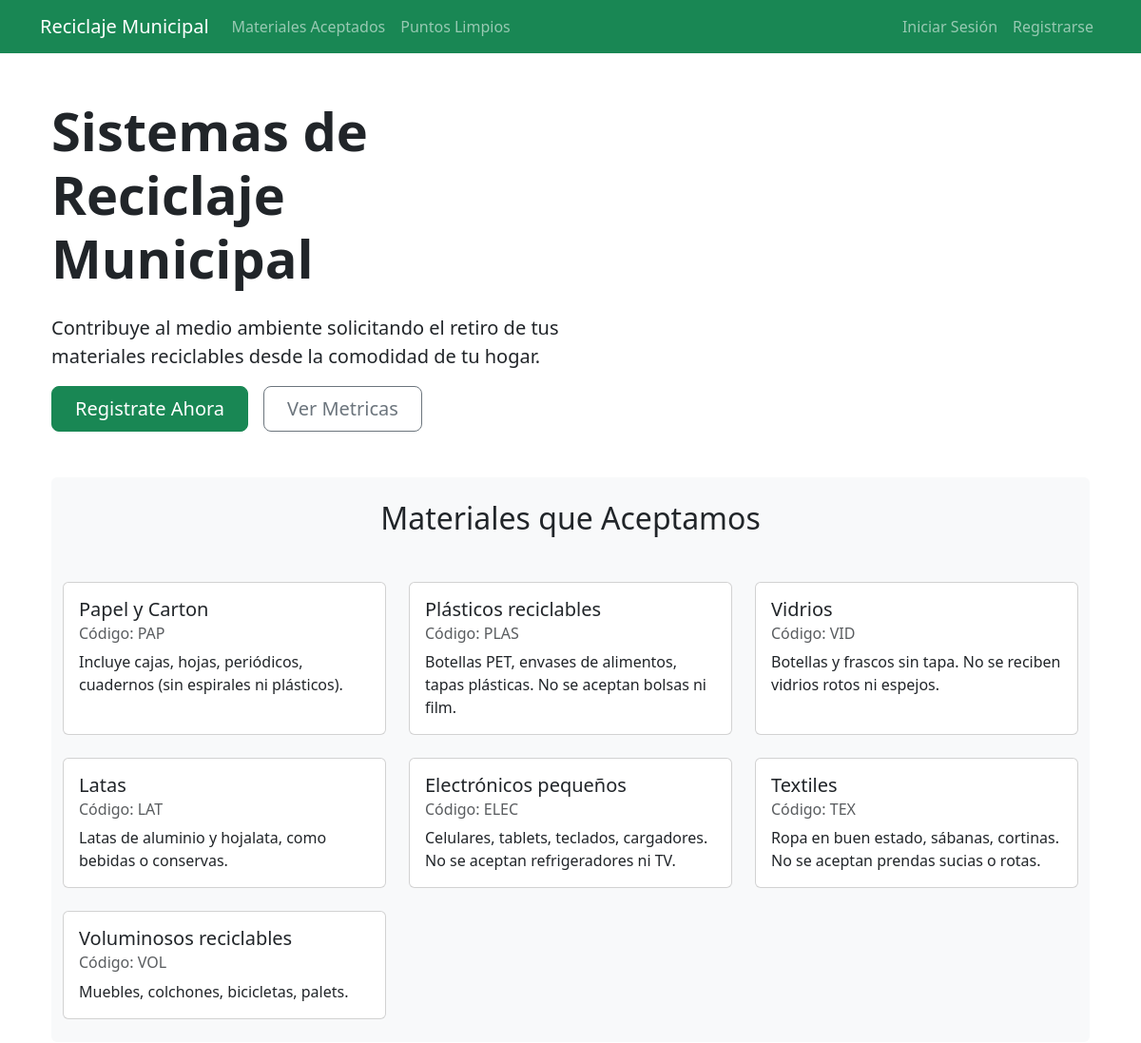
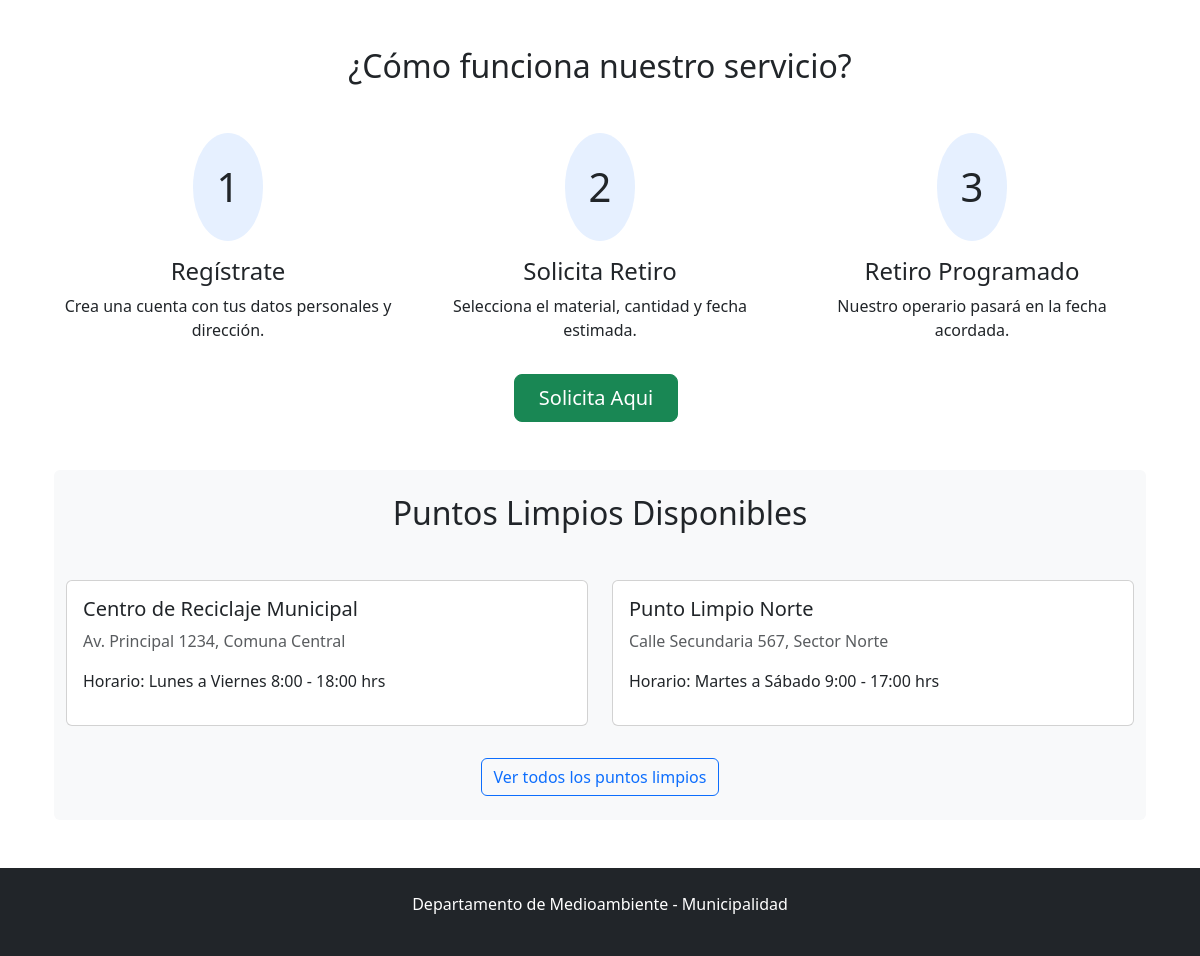
The page / on the database its author committed (2 pictures, top to bottom).
### ecoMuni/models.py (models this page shows, shortened)
class Material(models.Model):
    codigo      = models.CharField(max_length=5, primary_key=True)
    nombre      = models.CharField(max_length=50)
    descripcion = models.TextField()

### ecoMuni/views.py (the view)
# urls.py: 2. Add a URL to urlpatterns:  path('', views.home, name='home')
def home (request):
    materiales = Material.objects.all()
    return render(request, 'home.html', {'materiales': materiales})

### ecoMuni/templates/home.html
{% extends 'base.html' %}
{% load static %}
{% block content %}
<div class="container">
    <div class="row aling-item-center my-5">
        <div class="col-lg-6">
            <h1 class="display-4 fw-bold mb-4">Sistemas de Reciclaje Municipal</h1>
            <p class="lead">Contribuye al medio ambiente solicitando el retiro de tus materiales reciclables desde la comodidad de tu hogar.</p>
            <div class="d-grid gap-2 d-md-flex">
                <a href="{% url 'registro' %}" class="btn btn-success btn-lg px-4 me-md-2">Registrate Ahora</a>
                <a href="{% url 'metricas' %}" class="btn btn-outline-secondary btn-lg px-4">Ver Metricas</a>
            </div>
        </div>
        <div class="col-lg-6">
        </div>
    </div>
    <section class="my-5 py-4 bg-light rounded">
        <div class="container">
            <h2 class="text-center mb-5">Materiales que Aceptamos</h2>
            <div class="row g-4">
                {% for material in materiales %}
                <div class="col-md-4">
                    <div class="card h-100">
                        <div class="card-body">
                            <h5 class="card-title">{{ material.nombre }}</h5>
                            <h6 class="card-subtitle mb-2 text-muted">Código: {{ material.codigo }}</h6>
                            <p class="card-text">{{ material.descripcion }}</p>
                        </div>
                    </div>
                </div>
                {% endfor %}
            </div>
        </div>
    </section>
    <section class="my-5">
        <h2 class="text-center mb-5">¿Cómo funciona nuestro servicio?</h2>
        <div class="row g-4">
            <div class="col-md-4">
                <div class="text-center">
                    <div class="bg-primary bg-opacity-10 rounded-circle p-4 d-inline-block mb-3">
                        <span class="fs-1">1</span>
                    </div>
                    <h4>Regístrate</h4>
                    <p>Crea una cuenta con tus datos personales y dirección.</p>
                </div>
            </div>
            <div class="col-md-4">
                <div class="text-center">
                    <div class="bg-primary bg-opacity-10 rounded-circle p-4 d-inline-block mb-3">
                        <span class="fs-1">2</span>
                    </div>
                    <h4>Solicita Retiro</h4>
                    <p>Selecciona el material, cantidad y fecha estimada.</p>
                </div>
            </div>
            <div class="col-md-4">
                <div class="text-center">
                    <div class="bg-primary bg-opacity-10 rounded-circle p-4 d-inline-block mb-3">
                        <span class="fs-1">3</span>
                    </div>
                    <h4>Retiro Programado</h4>
                    <p>Nuestro operario pasará en la fecha acordada.</p>
                </div>
            </div>
        </div>
        <div class="text-center mt-3">
            {% if user.is_authenticated %}
            <a href="{% url 'nueva_solicitud' %}" class="btn btn-success btn-lg px-4 me-md-2">Solicita Aqui</a>
            {% else %}
            <a href="{% url 'login' %}" class="btn btn-success btn-lg px-4 me-md-2">Solicita Aqui</a>
            {% endif %}
        </div>
    </section>
    <section class="my-5 py-4 bg-light rounded">
        <div class="container">
            <h2 class="text-center mb-5">Puntos Limpios Disponibles</h2>
            <div class="row">
                <div class="col-md-6">
                    <div class="card mb-3">
                        <div class="card-body">
                            <h5>Centro de Reciclaje Municipal</h5>
                            <p class="text-muted">Av. Principal 1234, Comuna Central</p>
                            <p>Horario: Lunes a Viernes 8:00 - 18:00 hrs</p>
                        </div>
                    </div>
                </div>
                <div class="col-md-6">
                    <div class="card mb-3">
                        <div class="card-body">
                            <h5>Punto Limpio Norte</h5>
                            <p class="text-muted">Calle Secundaria 567, Sector Norte</p>
                            <p>Horario: Martes a Sábado 9:00 - 17:00 hrs</p>
                        </div>
                    </div>
                </div>
            </div>
            <div class="text-center mt-3">
                <a href="#" class="btn btn-outline-primary">Ver todos los puntos limpios</a>
            </div>
        </div>
    </section>
</div>
{% endblock %}</div>

### ecoMuni/templates/base.html (shortened to what this page needs)
{% load static %}
<!DOCTYPE html>
<html lang="en">
<head>
    <link href="https://cdn.jsdelivr.net/npm/bootstrap@5.3.0/dist/css/bootstrap.min.css" rel="stylesheet">
</head>
<body>
    {% include 'nav.html' %}
    <div class="container mt-4">
            {% block content %}{% endblock %}
    </div>
     <footer class="bg-dark text-white mt-5 py-4">
        <div class="container text-center">
            <p>Departamento de Medioambiente - Municipalidad</p>
        </div>
    </footer>
</html>

### ecoMuni/templates/nav.html (shortened to what this page needs)
<nav class="navbar navbar-expand-lg navbar-dark bg-success">
        <div class="container">
            <a class="navbar-brand" href="{% url 'home' %}">Reciclaje Municipal</a>
            <div class="collapse navbar-collapse" id="navbarNav">
                <ul class="navbar-nav me-auto">
                    <li class="nav-item">
                        <a class="nav-link" href="{% url 'materiales' %}">Materiales Aceptados</a>
                    </li>
                    <li class="nav-item">
                        <a class="nav-link" href="{% url 'puntos_limpios' %}">Puntos Limpios</a>
                    </li>
                </ul>
                <ul class="navbar-nav">
                    {% if user.is_authenticated %}
                        <li class="nav-item">
                            <a class="nav-link" href="{% url 'perfil_ciudadano' %}">Mi Perfil</a>
                        </li>
                        <li class="nav-item">
                            <a class="nav-link" href="{% url 'home' %}">Cerrar Sesión</a>
                        </li>
                    {% else %}
                        <li class="nav-item">
                            <a class="nav-link" href="{% url 'login' %}">Iniciar Sesión</a>
                        </li>
                        <li class="nav-item">
                            <a class="nav-link" href="{% url 'registro' %}">Registrarse</a>
                        </li>
                    {% endif %}
                </ul>
            </div>
        </div>
    </nav>

### rows shown on the page
Material: nombre "Papel y Carton", codigo "PAP", descripcion "Incluye cajas, hojas, periódicos, cuadernos (sin espirales ni plásticos)."
Material: nombre "Plásticos reciclables", codigo "PLAS", descripcion "Botellas PET, envases de alimentos, tapas plásticas. No se aceptan bolsas ni film."
Material: nombre "Vidrios", codigo "VID", descripcion "Botellas y frascos sin tapa. No se reciben vidrios rotos ni espejos."
Material: nombre "Latas", codigo "LAT", descripcion "Latas de aluminio y hojalata, como bebidas o conservas."
Material: nombre "Electrónicos pequeños", codigo "ELEC", descripcion "Celulares, tablets, teclados, cargadores. No se aceptan refrigeradores ni TV."
Material: nombre "Textiles", codigo "TEX", descripcion "Ropa en buen estado, sábanas, cortinas. No se aceptan prendas sucias o rotas."
Material: nombre "Voluminosos reciclables", codigo "VOL", descripcion "Muebles, colchones, bicicletas, palets."
